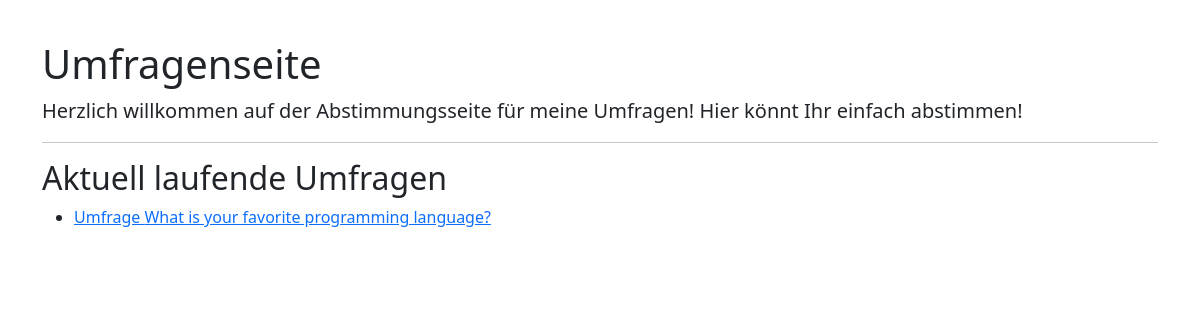
/, run on an earlier commit of the app's database.
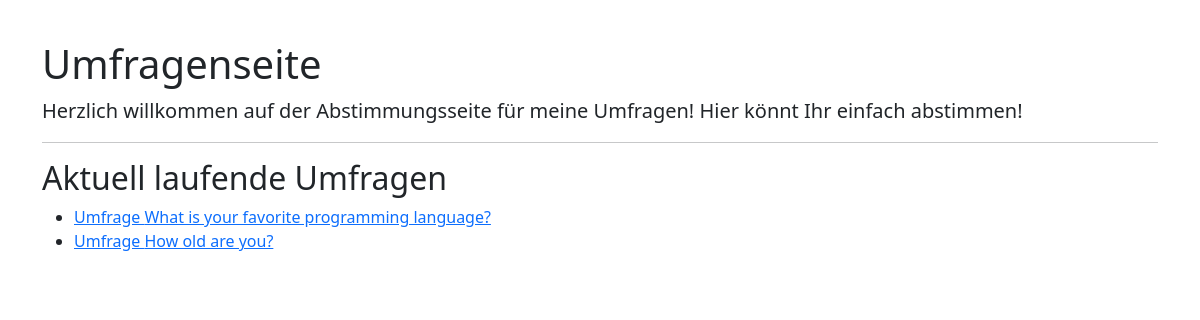
And on a later commit of the database.
### polls/models.py (models this page shows, shortened)
class Poll(models.Model):
    name = models.CharField(max_length=256)
    slug = models.SlugField(unique=True)

### polls/views.py (the view)
# urls.py: path('', index, name='index'),
def index(request):
    context = {'umfragen': Poll.objects.all(), 'titel': "Umfragenseite"}
    return render(request=request, template_name='polls/index.html',
                  context=context)

### polls/templates/polls/index.html
       {% extends 'polls/base.html' %}
       {% block content %}
       <h1>{{ titel }}</h1>
        <p class="lead">
            Herzlich willkommen auf der Abstimmungsseite für meine Umfragen!
            Hier könnt Ihr einfach abstimmen!
        </p>
        <hr />
        <h2>Aktuell laufende Umfragen</h2>
        {% if umfragen %}
        <ul>
            {% for umfrage in umfragen %}
            <li><a href="{% url 'polls:umfrage-detail' umfrage.slug %}"> Umfrage {{ umfrage.name }}</a></li>
        {% endfor %}
        </ul>
        {% endif %}
        {% endblock %}

What changed in the data, as far as the page shows it:
added Poll: name "How old are you?"
